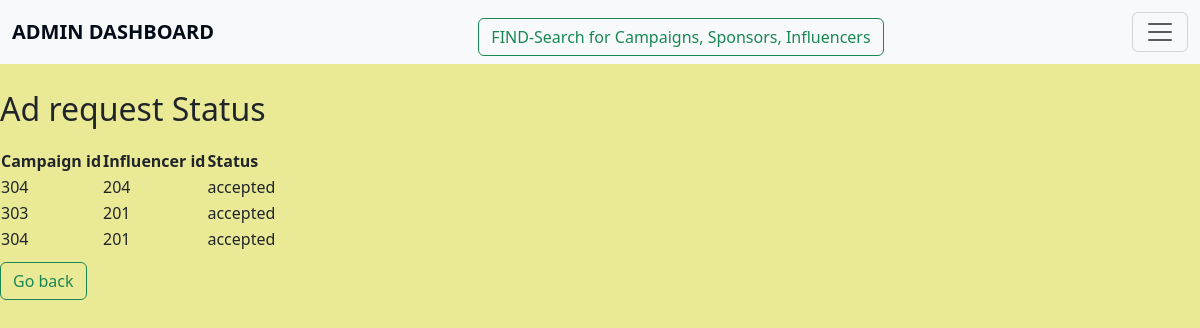
Page /adreq_status on the earlier database version.
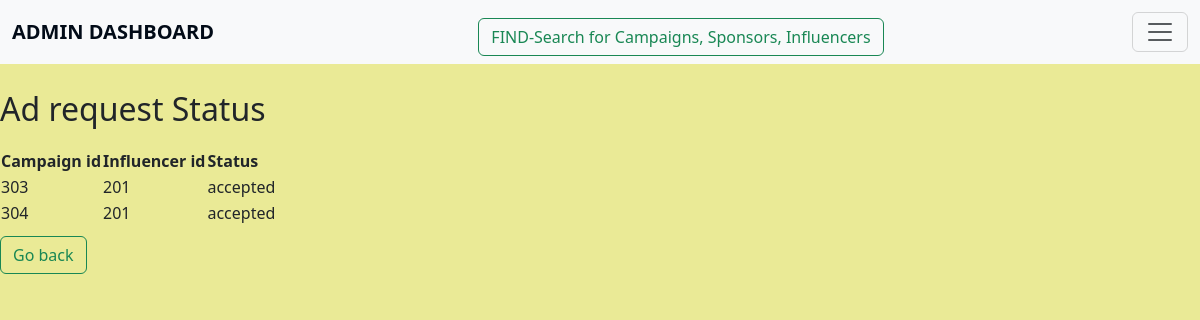
Same page on the later database version.
### application/models.py (models this page shows, shortened)
class Adrequest(db.Model):
    __tablename__="adrequest"
    adreq_id=db.Column(db.Integer,primary_key=True,nullable=False)
    inf_id=db.Column(db.Integer,db.ForeignKey("influencer.inf_id"),nullable=False)
    camp_id=db.Column(db.Integer,db.ForeignKey("campaign.camp_id"),nullable=False)
    messages=db.Column(db.String)
    requirements=db.Column(db.String)
    pay_amount=db.Column(db.Integer,nullable=False)
    status=db.Column(db.String,nullable=False)

### application/controllers.py (the view)
@app.route("/adreq_status",methods=["GET"])
def adreq_status():
    adstatus=[]
    adreq=Adrequest.query.all()
    for i in adreq:
        if i.status=="accepted":
            adstatus.append(i)
    return render_template("adreq_status.html",adreq=adstatus)

### templates/adreq_status.html (shortened to what this page needs)
<!DOCTYPE html>
<html lang="en">
<head>
    <link href="https://cdn.jsdelivr.net/npm/bootstrap@5.3.3/dist/css/bootstrap.min.css" rel="stylesheet">
</head>
<body>
    <nav class="navbar bg-body-tertiary fixed-top">
        <div class="container-fluid">
            <a class="navbar-brand" href="/">ADMIN DASHBOARD</a>
            <a href="find_details"><button class="btn btn-outline-success" type="button">FIND-Search for Campaigns, Sponsors, Influencers</button></a>
            <button class="navbar-toggler" type="button" data-bs-toggle="offcanvas" data-bs-target="#offcanvasNavbar" aria-controls="offcanvasNavbar" aria-label="Toggle navigation">
                <span class="navbar-toggler-icon"></span>
            </button>
        </div>
    </nav>
    <h2>Ad request Status</h2>
    <table id="ongoing-campaigns">
        <tr>
            <th>Campaign id</th>
            <th>Influencer id</th>
            <th>Status</th>
        </tr>
        {%for i in adreq%}
            <tr>
                <td>{{i.camp_id}}</td>
                <td>{{i.inf_id}}</td>
                <td>{{i.status}}</td>
            </tr>
        {%endfor%}
    </table>
    <td> <a href="{{url_for('admin_dashboard') }}"><button class="btn btn-outline-success" type="button">Go back</button></a></td>
</body>
</html>

Differences in the rows shown:
no longer on this page (row edited): Adrequest: camp_id "304", inf_id "204", status "accepted"
